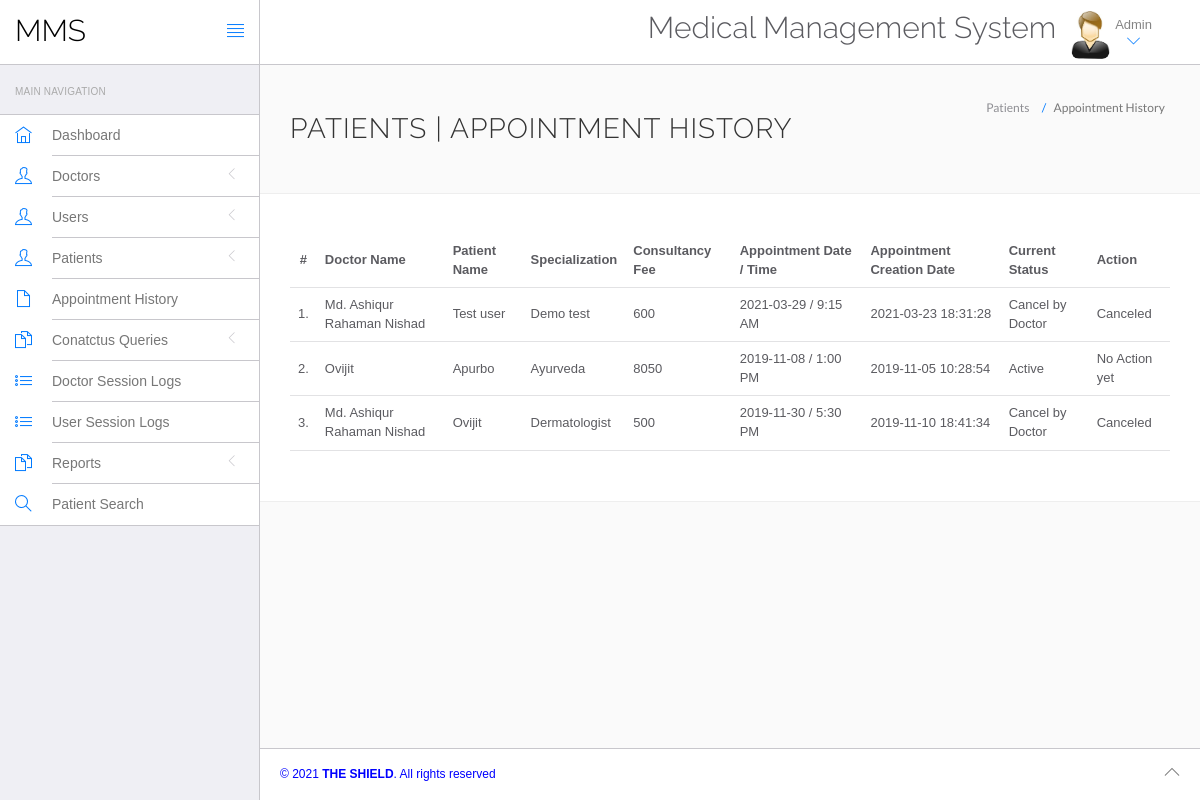
The app's page /admin/appointment-history.php (signed in) with its own data.
### tables this page shows
CREATE TABLE `appointment` (
  `id` int(11) NOT NULL,
  `doctorSpecialization` varchar(255) DEFAULT NULL,
  `doctorId` int(11) DEFAULT NULL,
  `userId` int(11) DEFAULT NULL,
  `consultancyFees` int(11) DEFAULT NULL,
  `appointmentDate` varchar(255) DEFAULT NULL,
  `appointmentTime` varchar(255) DEFAULT NULL,
  `postingDate` timestamp NULL DEFAULT current_timestamp(),
  `userStatus` int(11) DEFAULT NULL,
  `doctorStatus` int(11) DEFAULT NULL,
  `updationDate` timestamp NULL DEFAULT NULL ON UPDATE current_timestamp()
);

CREATE TABLE `doctors` (
  `id` int(11) NOT NULL,
  `specilization` varchar(255) DEFAULT NULL,
  `doctorName` varchar(255) DEFAULT NULL,
  `address` longtext DEFAULT NULL,
  `docFees` varchar(255) DEFAULT NULL,
  `contactno` bigint(11) DEFAULT NULL,
  `docEmail` varchar(255) DEFAULT NULL,
  `password` varchar(255) DEFAULT NULL,
  `creationDate` timestamp NULL DEFAULT current_timestamp(),
  `updationDate` timestamp NULL DEFAULT NULL ON UPDATE current_timestamp()
);

CREATE TABLE `users` (
  `id` int(11) NOT NULL,
  `fullName` varchar(255) DEFAULT NULL,
  `address` longtext DEFAULT NULL,
  `city` varchar(255) DEFAULT NULL,
  `gender` varchar(255) DEFAULT NULL,
  `email` varchar(255) DEFAULT NULL,
  `password` varchar(255) DEFAULT NULL,
  `regDate` timestamp NULL DEFAULT current_timestamp(),
  `updationDate` timestamp NULL DEFAULT NULL ON UPDATE current_timestamp()
);

### admin/appointment-history.php (the view, shortened to what this page needs)
<?php
include('include/config.php');
?>
<!DOCTYPE html>
<html lang="en">
<head>
	<link rel="stylesheet" href="vendor/bootstrap/css/bootstrap.min.css">
	<link rel="stylesheet" href="vendor/fontawesome/css/font-awesome.min.css">
	<link rel="stylesheet" href="vendor/themify-icons/themify-icons.min.css">
	<link href="vendor/animate.css/animate.min.css" rel="stylesheet" media="screen">
	<link href="vendor/perfect-scrollbar/perfect-scrollbar.min.css" rel="stylesheet" media="screen">
	<link href="vendor/switchery/switchery.min.css" rel="stylesheet" media="screen">
	<link href="vendor/bootstrap-touchspin/jquery.bootstrap-touchspin.min.css" rel="stylesheet" media="screen">
	<link href="vendor/select2/select2.min.css" rel="stylesheet" media="screen">
	<link href="vendor/bootstrap-datepicker/bootstrap-datepicker3.standalone.min.css" rel="stylesheet" media="screen">
	<link href="vendor/bootstrap-timepicker/bootstrap-timepicker.min.css" rel="stylesheet" media="screen">
	<link rel="stylesheet" href="assets/css/styles.css">
	<link rel="stylesheet" href="assets/css/plugins.css">
	<link rel="stylesheet" href="assets/css/themes/theme-1.css" id="skin_color" />
</head>
<body>
	<div id="app">
		<?php include('include/sidebar.php'); ?>
		<div class="app-content">
			<?php include('include/header.php'); ?>
			<div class="main-content">
				<div class="wrap-content container" id="container">
					<section id="page-title">
						<div class="row">
							<div class="col-sm-8">
								<h1 class="mainTitle">Patients | Appointment History</h1>
							</div>
							<ol class="breadcrumb">
								<li>
									<span>Patients </span>
								</li>
								<li class="active">
									<span>Appointment History</span>
								</li>
							</ol>
						</div>
					</section>
					<div class="container-fluid container-fullw bg-white">
						<div class="row">
							<div class="col-md-12">
								<table class="table table-hover" id="sample-table-1">
									<thead>
										<tr>
											<th class="center">#</th>
											<th class="hidden-xs">Doctor Name</th>
											<th>Patient Name</th>
											<th>Specialization</th>
											<th>Consultancy Fee</th>
											<th>Appointment Date / Time </th>
											<th>Appointment Creation Date </th>
											<th>Current Status</th>
											<th>Action</th>
										</tr>
									</thead>
									<tbody>
										<?php
										$sql = mysqli_query($con, "select doctors.doctorName as docname,users.fullName as pname,appointment.*  from appointment join doctors on doctors.id=appointment.doctorId join users on users.id=appointment.userId ");
										$cnt = 1;
										while ($row = mysqli_fetch_array($sql)) {
										?>
											<tr>
												<td class="center"><?php echo $cnt; ?>.</td>
												<td class="hidden-xs"><?php echo $row['docname']; ?></td>
												<td class="hidden-xs"><?php echo $row['pname']; ?></td>
												<td><?php echo $row['doctorSpecialization']; ?></td>
												<td><?php echo $row['consultancyFees']; ?></td>
												<td><?php echo $row['appointmentDate']; ?> / <?php echo
																							$row['appointmentTime']; ?>
												</td>
												<td><?php echo $row['postingDate']; ?></td>
												<td>
													<?php if (($row['userStatus'] == 1) && ($row['doctorStatus'] == 1)) {
														echo "Active";
													}
													if (($row['userStatus'] == 1) && ($row['doctorStatus'] == 0)) {
														echo "Cancel by Doctor";
													}
													?></td>
												<td>
													<div class="visible-md visible-lg hidden-sm hidden-xs">
														<?php if (($row['userStatus'] == 1) && ($row['doctorStatus'] == 1)) {
															echo "No Action yet";
														} else {
															echo "Canceled";
														} ?>
													</div>
												</td>
											</tr>
										<?php
											$cnt = $cnt + 1;
										} ?>
									</tbody>
								</table>
							</div>
						</div>
					</div>
				</div>
			</div>
		</div>
		<?php include('include/footer.php'); ?>
	</div>
</body>
</html>

### admin/assets/css/themes/theme-1.css (style rules this page uses)
body { background: #FAFAFA; }

### records on screen
appointment: doctorId.doctorName "Md. Ashiqur Rahaman Nishad", userId.fullName "Test user", doctorSpecialization "Demo test", consultancyFees "600", appointmentDate "2021-03-29", appointmentTime "9:15 AM", postingDate "2021-03-23 18:31:28", userStatus "Cancel by Doctor"
appointment: doctorId.doctorName "Ovijit", userId.fullName "Apurbo", doctorSpecialization "Ayurveda", consultancyFees "8050", appointmentDate "2019-11-08", appointmentTime "1:00 PM", postingDate "2019-11-05 10:28:54", userStatus "Active"
appointment: doctorId.doctorName "Md. Ashiqur Rahaman Nishad", userId.fullName "Ovijit", doctorSpecialization "Dermatologist", consultancyFees "500", appointmentDate "2019-11-30", appointmentTime "5:30 PM", postingDate "2019-11-10 18:41:34", userStatus "Cancel by Doctor"
